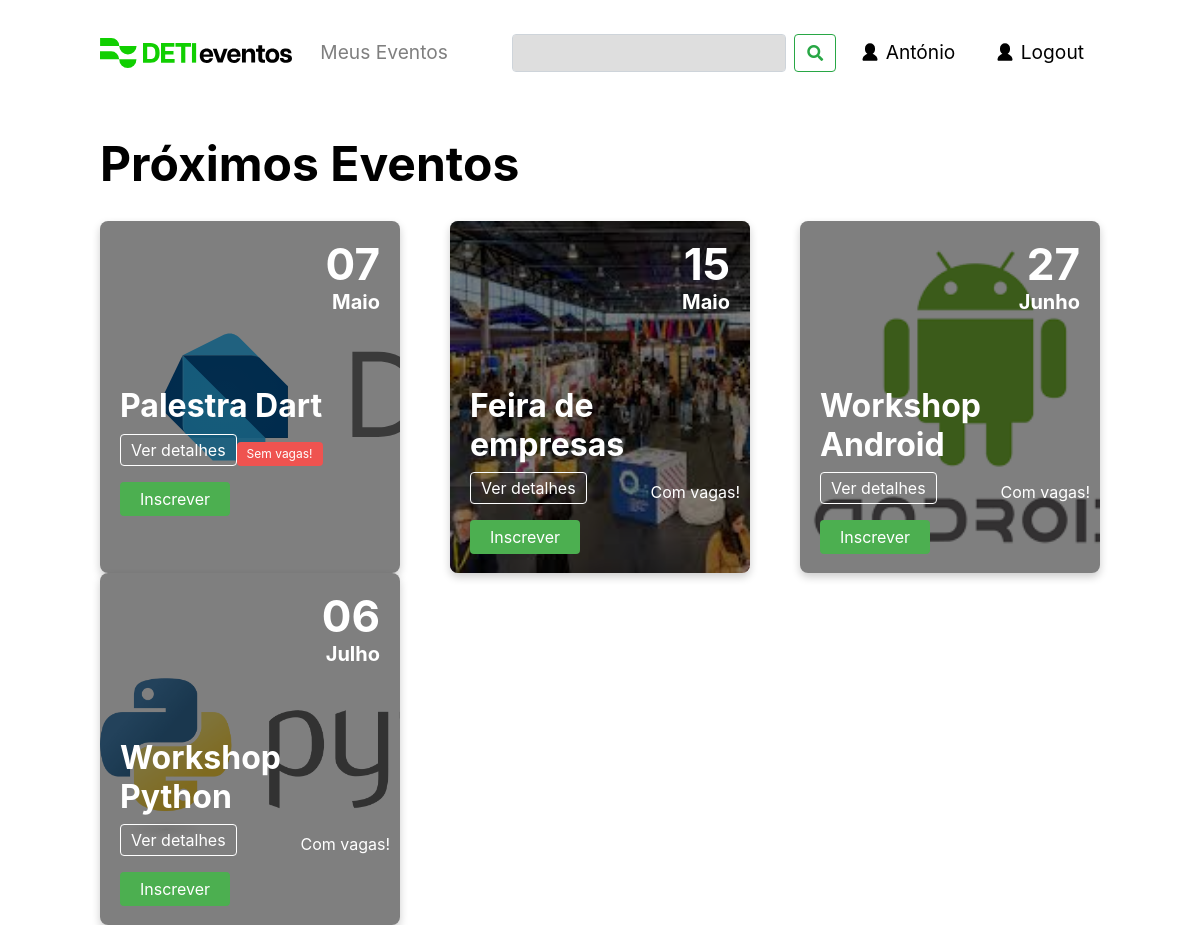
/todos_os_eventos (signed in), run on the app's committed database.
### tables this page shows
CREATE TABLE users (
    id INTEGER PRIMARY KEY,
    email TEXT NOT NULL,
    name TEXT NOT NULL,
    password TEXT NOT NULL
    );

CREATE TABLE events (
    id INTEGER PRIMARY KEY,
    name TEXT NOT NULL,
    description TEXT NOT NULL,
    location TEXT NOT NULL,
    image TEXT,
    date DATE,
    user_id INTEGER,           
    colaborator TEXT , 
    vagas INTEGER,
    lotacao INTEGER,
    preco INTEGER,
    esgotado boolean DEFAULT 0,
    FOREIGN KEY(user_id) REFERENCES users(id)
    );

### DETI_EVENTOS_CODIGO/app.py (the view)
@app.route('/todos_os_eventos')
def todos_os_eventos():
    user_id = get_user_id(session.get('user_email'))
    print(user_id)
    if 'user_email' not in session:
        return redirect(url_for('login'))
    events = get_events()
    converted_events = []
    for event in events:
        converted_event = list(event)
        converted_event[5] = datetime.strptime(event[5], '%Y-%m-%d').date()
        converted_events.append(tuple(converted_event))
    converted_events.sort(key=lambda x: x[5])
    is_admin = 'user_email' in session and session.get('user_email') == "admin@gmail.com"
    name  = session.get('user_name')
    if name is  not None:
        user = True
    event = get_events()
    return render_template('todos_os_eventos.html', events=converted_events, is_admin=is_admin, user=user, name=name, event=event)

### DETI_EVENTOS_CODIGO/app.py (called while the page is built)
@app.template_filter('formatdate')
def format_date(value, format='%d-%B'):
    if value is None:
        return ""
    month_names = {
        'January': 'Janeiro', 'February': 'Fevereiro', 'March': 'Março',
        'April': 'Abril', 'May': 'Maio', 'June': 'Junho',
        'July': 'Julho', 'August': 'Agosto', 'September': 'Setembro',
        'October': 'Outubro', 'November': 'Novembro', 'December': 'Dezembro'
    }
    formatted_date = value.strftime(format)
    for eng, pt in month_names.items():
        formatted_date = formatted_date.replace(eng, pt)
    return formatted_date

### DETI_EVENTOS_CODIGO/models.py (called while the page is built)
def get_user_id(email):
    connection = sqlite3.connect('data.db', check_same_thread=False)
    cursor = connection.cursor()
    cursor.execute("SELECT id FROM users WHERE email = ?", (email,))
    user_id = cursor.fetchall()
    if len(user_id) == 0:
        return None
    return user_id[0][0]

def get_events():
    connection = sqlite3.connect('data.db', check_same_thread=False)
    cursor = connection.cursor()
    try:
        cursor.execute("SELECT * FROM events")
        results = cursor.fetchall()
        return results
    except Exception as e:
        print(e)
        return None

### DETI_EVENTOS_CODIGO/templates/todos_os_eventos.html (shortened to what this page needs)
<!DOCTYPE html>
<html lang="en">
<head>
  <link rel="stylesheet" href="https://cdnjs.cloudflare.com/ajax/libs/font-awesome/5.15.1/css/all.min.css">
  <link rel="stylesheet" href="https://stackpath.bootstrapcdn.com/bootstrap/4.3.1/css/bootstrap.min.css">
  <link rel="stylesheet" href="/static/css/navbar_style.css">
  <link rel="stylesheet" href="/static/css/todos_eventos.css">
  <link rel="stylesheet" href="/static/css/pop_up.css">
  <link rel="stylesheet" href="https://cdnjs.cloudflare.com/ajax/libs/font-awesome/5.15.3/css/all.min.css">
</head>
<body>
  <nav class="navbar_style navbar navbar-expand-lg navbar-light bg-light">
    <a href="/">
      <img src="/static/images/DETI.svg" alt="DETI Logo">
    </a>
    <div class="collapse navbar-collapse" id="navbarNav">
      <ul class="navbar-nav">
        <li class="nav-item">
          <a class="nav-link navbar_style_links" href="/meus_eventos">Meus Eventos</a>
        </li>
      </ul>
      <form class="form-inline ml-auto" action="/search" method="get">
        <input class="form-control mr-sm-2 navbar_style_search" type="text" placeholder="" name="q"
          aria-label="Campo_Pesquisa">
        <button class="btn btn-outline-success my-2 my-sm-0" type="submit"><i class="fas fa-search"
            aria-label="Botao_Pesquisar"></i></button>
      </form>
        {% if user %}
        <a class="nav-link ml-2 navbar_style_login" href="/perfil">
        <img class="login-icon" src="static/images/user_icon.svg" alt="User Icon">
        {{ name }}
        {% endif %}
      </a>
      <a class="nav-link ml-2 navbar_style_login" href="/logout">
        <img class="login-icon" src="static/images/user_icon.svg" alt="User Icon">
        Logout
      </a>
    </div>
  </nav>
 <div class="events-header">
  <h1>Próximos Eventos</h1>
</div>
<div class="event-card-container">
  {% for event in events %}
  <div class="event-card" style="background-image: url('{{event[4]}}'); background-size: cover;">
    <div class="event-content">
      <div class="event-day">{{ event[5]|formatdate('%d') }}</div>
      <div class="event-month">{{ event[5]|formatdate('%B') }}</div>
    </div>
    <div class="event-info">
      <h2 class="event-title">{{event[1]}}</h2>
      <div class="event-details">
        <p class="event-details-btn">Ver detalhes</p>
        {% if event[11]%}
        <p class="event-status-btn"> Sem vagas!</p>
        {% endif %}
        {% if not event[11]%}
        <p class="event-status-btn-verde"> Com vagas!</p>
        {% endif %}
      </div>
      {% if not is_admin %}
      <form method="POST" action="/inscrever/{{ event[0] }}">
          <button type="submit" class="inscrever-button">Inscrever</button>
      </form>
      {% endif %}
    </div>
  </div>
  {% endfor %}
</body>
</html>

### DETI_EVENTOS_CODIGO/static/css/navbar_style.css (style rules this page uses)
.navbar_style { padding: 30px 0px; margin-bottom: 30px; display: flex; background-color: white !important; font-size: 1.2rem !important; }
.navbar_style img { height: 30px; }
.nav-item { margin-left: 20px !important; }
.navbar_style_login { color: #000 !important; }
.navbar_style_search { background-color: #DEDEDE !important; }
.login-icon { height: 20px; width: 20px; margin-top: -3px; }

### DETI_EVENTOS_CODIGO/static/css/todos_eventos.css (style rules this page uses)
:root { --primary-color: #4CAF50; --secundary-color: black; }
body { margin: 0; padding: 0 100px; font-family: Inter, sans-serif; }
h1 { color: black; font-weight: 700; font-size: 3rem; }
h2 { color: black; font-weight: 700; font-size: 3rem; }
.navbar { background-color: white; color: var(--secundary-color); overflow: auto; }
.events-header { display: flex; margin-bottom: 20px; justify-content: space-between; align-items: center; }
.event-card-container { display: flex; flex-wrap: wrap; justify-content: space-between; }
.event-card { position: relative; width: 300px; height: 22rem; padding: 20px; border-radius: 8px; box-shadow: 0 4px 8px rgba(0, 0, 0, 0.2); overflow: hidden; background: #fff; }
.event-card::before { content: ""; position: absolute; top: 0; right: 0; bottom: 0; left: 0; background: rgba(0, 0, 0, 0.5); }
.event-info { position: absolute; top: 45%; padding-right: 10px; }
.event-title { margin: 8px 0; font-size: 2rem; color: white; }
.event-details-btn, .event-status-btn { padding: 3px 10px; border: none; border-radius: 4px; cursor: pointer; }
.event-details-btn { border: 1px solid white; color: white; }
.event-status-btn { background-color: #ef5350; color: white; font-size: 12px; }
.event-details { display: flex; justify-content: space-between; align-items: flex-end; }
.event-content { display: block; position: relative; text-align: right; color: white; font-size: 2rem; font-weight: 700; }
.event-day { margin-top: -10px; font-size: 44px; }
.event-month { font-size: 1.25rem; margin-top: -10px; }
.event-content, .event-info, .event-details, .event-title, .event-details-btn, .event-status-btn { color: white; }
.inscrever-button { background-color: #4CAF50; color: white; padding: 5px 20px; border: none; border-radius: 4px; cursor: pointer; }

### data on the page
users: name "António"
events: image (picture), event "07", event "Maio", name "Palestra Dart", esgotado "Sem vagas!"
events: image (picture), event "15", event "Maio", name "Feira de empresas", esgotado "Com vagas!"
events: image (picture), event "27", event "Junho", name "Workshop Android", esgotado "Com vagas!"
events: image (picture), event "06", event "Julho", name "Workshop Python", esgotado "Com vagas!"
